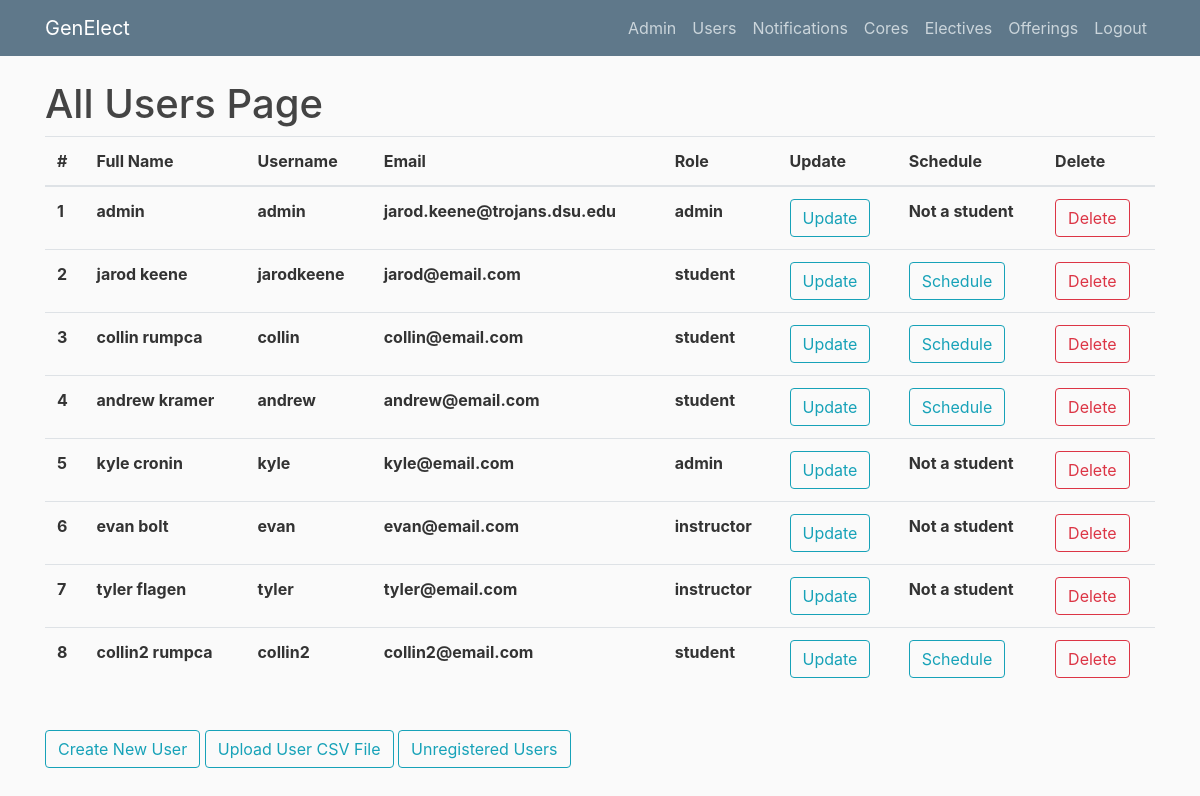
/allusers (signed in), run on an earlier commit of the app's database.
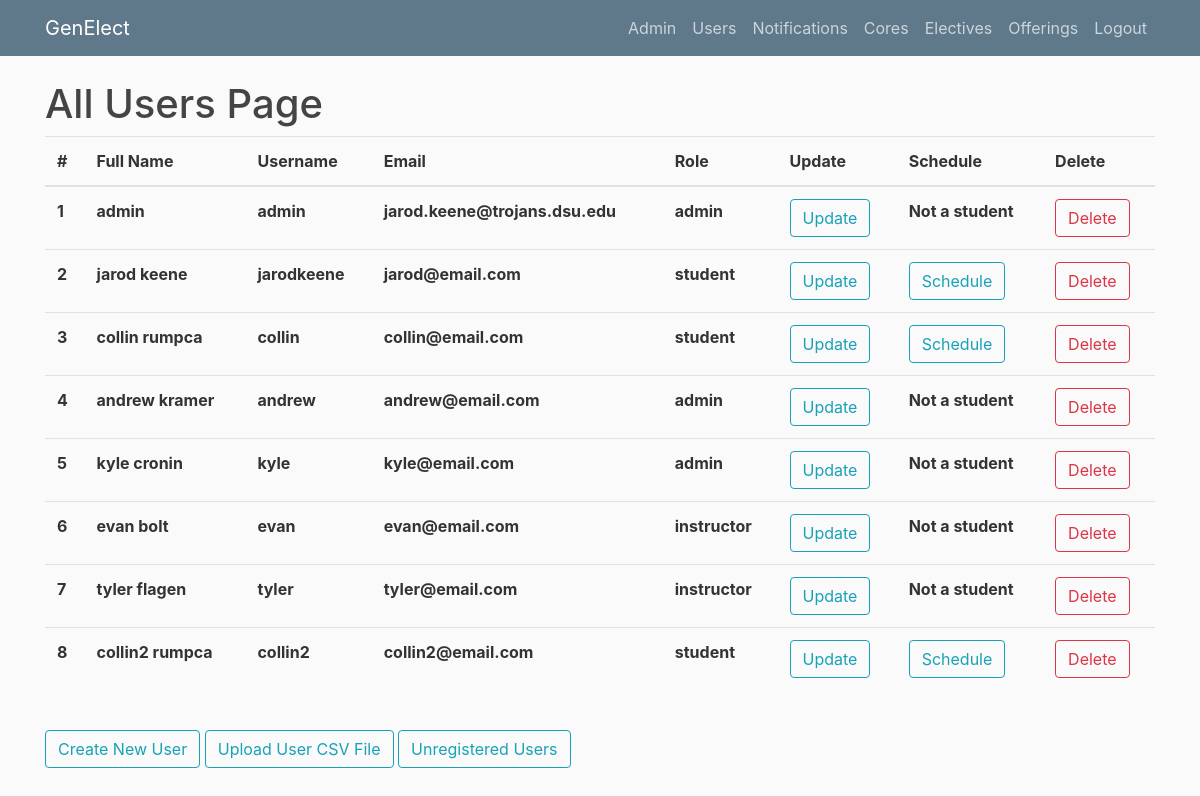
And on a later commit of the database.
### genElect/models.py (models this page shows)
class Base(db.Model):
    __abstract__ = True
    id = db.Column(db.Integer, primary_key=True, autoincrement=True)
    date_created = db.Column(db.DateTime, default=db.func.current_timestamp())
    date_modified = db.Column(db.DateTime, default=db.func.current_timestamp(),
            onupdate=db.func.current_timestamp())

class Users(Base, UserMixin):
    __tablename__ = 'users'
    username = db.Column(db.String(100), unique=True)
    full_name = db.Column(db.String(100))
    email = db.Column(db.String(100))
    role = db.Column(db.String(32), nullable=False)
    password = db.Column(db.String(128))
    registrations = db.relationship('Registrations', backref='user', lazy=True)
    core_registrations = db.relationship('CoreRegistrations', backref='user', lazy=True)
    completed_electives = db.relationship('Completions', backref='user', lazy=True)

### genElect/__init__.py (the view)
@app.route("/allusers")
def allusers():
    if current_user.is_authenticated and current_user.role == "admin":
        users = Users.query.all()
        return render_template('allusers.html', users=users)
    else:
        return render_template('denied.html')

### genElect/__init__.py (called while the page is built)
@login_manager.user_loader
def load_user(user_id):
    return Users.query.get(int(user_id))

### genElect/templates/allusers.html
{% extends "layout.html" %}
{% block content %}
    <h1>All Users Page</h1>
	<table class="table">
	  <thead>
	    <tr>
	      <th scope="col">#</th>
	      <th scope="col">Full Name</th>
	      <th scope="col">Username</th>
	      <th scope="col">Email</th>
	      <th scope="col">Role</th>
	      <th scope="col">Update</th>
	      <th scope="col">Schedule</th>
	      <th scope="col">Delete</th>
	    </tr>
	  </thead>
	  <tbody>
	  	{% for user in users %}
	    <tr>
	      <th scope="row">{{user.id}}</th>
	      <th scope="row">{{user.full_name}}</th>
	      <th scope="row">{{user.username}}</th>
	      <th scope="row">{{user.email}}</th>
	      <th scope="row">{{user.role}}</th>
	      <th scope="row"><button type="button" onclick="window.location.href = '/edituser/{{user.id}}'" class="btn btn-outline-info">Update</button></th>
	      {% if user.role == 'student' %}
	      	<th scope="row"><button type="button" onclick="window.location.href = '/schedule?user_id={{user.id}}'" class="btn btn-outline-info">Schedule</button></th>
	      {% else %}
	      	<th scope="row">Not a student</th>
	      {% endif %}
	      <th scope="row"><button type="button" onclick="window.location.href = '/deleteuser/{{user.id}}'" class="btn btn-outline-danger">Delete</button></th>
	    </tr>
	    {% endfor %}
	  </tbody>
	</table>
    <br><button type="button" onclick="window.location.href = '/createuser'" class="btn btn-outline-info">Create New User</button>
    <button type="button" onclick="window.location.href = '/uploadusers'" class="btn btn-outline-info">Upload User CSV File</button>
    <button type="button" onclick="window.location.href = '/notregistered'" class="btn btn-outline-info">Unregistered Users</button>
{% endblock content %}

What changed in the data, as far as the page shows it:
changed Users "andrew kramer": role "student" → "admin"; role "Schedule" → "Not a student"
